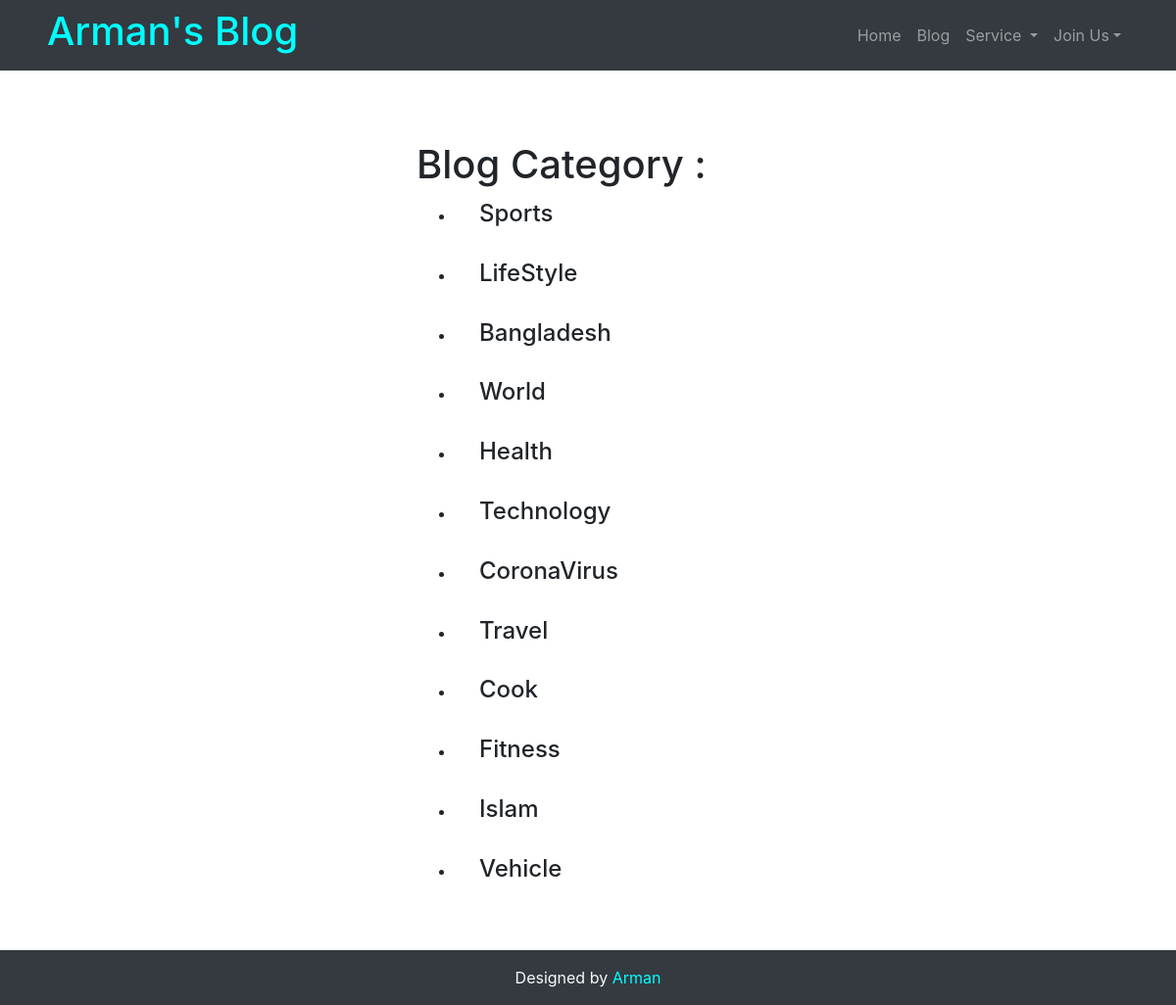
The page /category_List/ on the database its author committed.
### theblog/models.py (models this page shows, shortened)
class Category(models.Model):
  name=models.CharField(max_length=255)
  def __str__(self):
    return self.name

### theblog/views.py (the view)
# urls.py: path('category_List/', CategoryListView, name="category_List"),
def CategoryListView(request):
  cat_menu_list=Category.objects.all()
  return render(request, 'category_list.html', {'cat_menu_list':cat_menu_list})

### theblog/templates/category_list.html (shortened to what this page needs)
{% extends 'base.html' %}
{% block content %}
<div class="row py-5">
  <div class=" col-md-4 offset-md-4">
    <h1> Blog Category :</h1>
    {% for item in cat_menu_list %}
      <ul>
        <li><a class="dropdown-item" href=" {% url 'category' item %} "> <h4> {{item}} </h4> </a> </li>
      </ul>
    {% endfor %}
  </div>
</div>
{% endblock %}

### theblog/templates/base.html (shortened to what this page needs)
{% load static %}
<!doctype html>
<html lang="en">
  <head>
    <link rel="stylesheet" href=" {% static 'theblog/css/bootstrap4.css' %} " >
    <link rel="stylesheet" href="https://stackpath.bootstrapcdn.com/font-awesome/4.7.0/css/font-awesome.min.css">
  </head>
  <body>
    <nav class="navbar navbar-expand-lg navbar-dark bg-dark sticky-top px-5">
      <h1><a class="atag" href=" {% url 'home' %} "> <span style="color: aqua;">Arman's Blog</span></a></h1>
      <div class="collapse navbar-collapse" id="navbarSupportedContent">
          <ul class="navbar-nav ml-auto">
            <li class="nav-item">
              <a class="nav-link" href=" {% url 'home' %} ">Home</a>
            </li>
            <li class="nav-item">
              <a class="nav-link" href=" {% url 'blog' %} ">Blog</a>
            </li>
            <li class="nav-item dropdown">
              <a class="nav-link dropdown-toggle" href="#" id="navbarDropdown" role="button" data-toggle="dropdown" aria-haspopup="true" aria-expanded="false">
                Service
              </a>
            </li>
            {% if user.is_authenticated %}
              <li class="nav-item dropdown">
                <a class="nav-link dropdown-toggle" href="#" id="navbarDropdown" role="button" data-toggle="dropdown" aria-haspopup="true" aria-expanded="false">
                  {{user.first_name}} {{user.last_name}}
                </a>
                <div class="dropdown-menu dropdown-menu-right" aria-labelledby="navbarDropdown">
                  {% if user.profile.id %}
                    <a class="dropdown-item" href=" {% url 'show_profile_page' user.profile.id %} ">Profile</a>
                  {% else %}
                    <a class="dropdown-item" href=" {% url 'create_profile_page' %} ">Create Profile</a>
                  {% endif %}
                    <a class="dropdown-item" href=" {% url 'edit_profile' %} ">Edit Settings</a>
                    <a class="dropdown-item" href=" {% url 'logout' %} ">Logout</a>
                </div>
              </li>
            {% else %}
              <li class="nav-item dropdown">
                <a class="nav-link dropdown-toggle" href="#" id="navbarDropdown" role="button" data-toggle="dropdown" aria-haspopup="true" aria-expanded="false">Join Us</a>
              </li>
            {% endif %}
          </ul>
      </div>
    </nav>
    <div class="container">
      <br>
      {% block content %}{% endblock %}
      <br> <br>
    </div>
    <nav class="text-center bg-dark text-light fixed-bottom py-3 px-5">
      <div>Designed by <span style="color: aqua;"> Arman </span> </div>
    </nav>
  </body>
</html>

### theblog/templates/base.html (style rules this page uses)
a { text-decoration: none !important; }

### rows shown on the page
Category: name "Sports"
Category: name "LifeStyle"
Category: name "Bangladesh"
Category: name "World"
Category: name "Health"
Category: name "Technology"
Category: name "CoronaVirus"
Category: name "Travel"
Category: name "Cook"
Category: name "Fitness"
Category: name "Islam"
Category: name "Vehicle"
